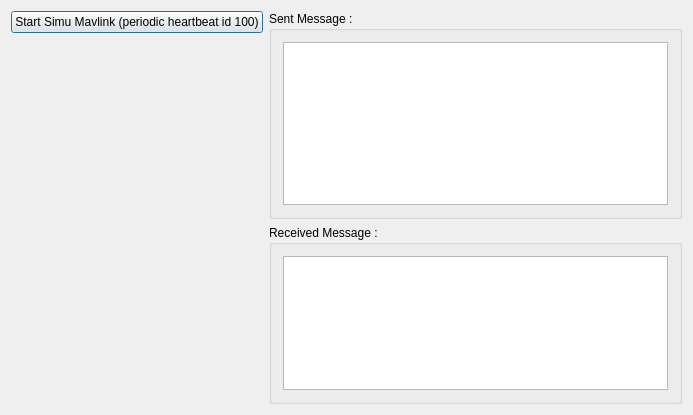
<?xml version="1.0" encoding="UTF-8"?>
<ui version="4.0">
 <class>Dialog</class>
 <widget class="QDialog" name="Dialog">
  <property name="geometry">
   <rect>
    <x>0</x>
    <y>0</y>
    <width>693</width>
    <height>415</height>
   </rect>
  </property>
  <property name="windowTitle">
   <string>Dialog</string>
  </property>
  <layout class="QGridLayout" name="gridLayout">
   <item row="4" column="3" rowspan="2">
    <widget class="QGroupBox" name="groupBox">
     <property name="title">
      <string>Received Message :</string>
     </property>
     <layout class="QGridLayout" name="gridLayout_2">
      <item row="0" column="1">
       <widget class="QTextEdit" name="textEdit"/>
      </item>
     </layout>
    </widget>
   </item>
   <item row="3" column="3">
    <widget class="QGroupBox" name="groupBox_2">
     <property name="title">
      <string>Sent Message :</string>
     </property>
     <layout class="QGridLayout" name="gridLayout_3">
      <item row="0" column="1">
       <widget class="QTextEdit" name="textEditSendMessage"/>
      </item>
     </layout>
    </widget>
   </item>
   <item row="3" column="0" rowspan="3">
    <layout class="QVBoxLayout" name="verticalLayout">
     <item>
      <widget class="QPushButton" name="pbStartSimuMavlink">
       <property name="text">
        <string>Start Simu Mavlink (periodic heartbeat id 100)</string>
       </property>
      </widget>
     </item>
     <item>
      <spacer name="verticalSpacer_2">
       <property name="orientation">
        <enum>Qt::Vertical</enum>
       </property>
       <property name="sizeHint" stdset="0">
        <size>
         <width>20</width>
         <height>40</height>
        </size>
       </property>
      </spacer>
     </item>
    </layout>
   </item>
  </layout>
 </widget>
 <layoutdefault spacing="6" margin="11"/>
 <resources/>
 <connections/>
</ui>
